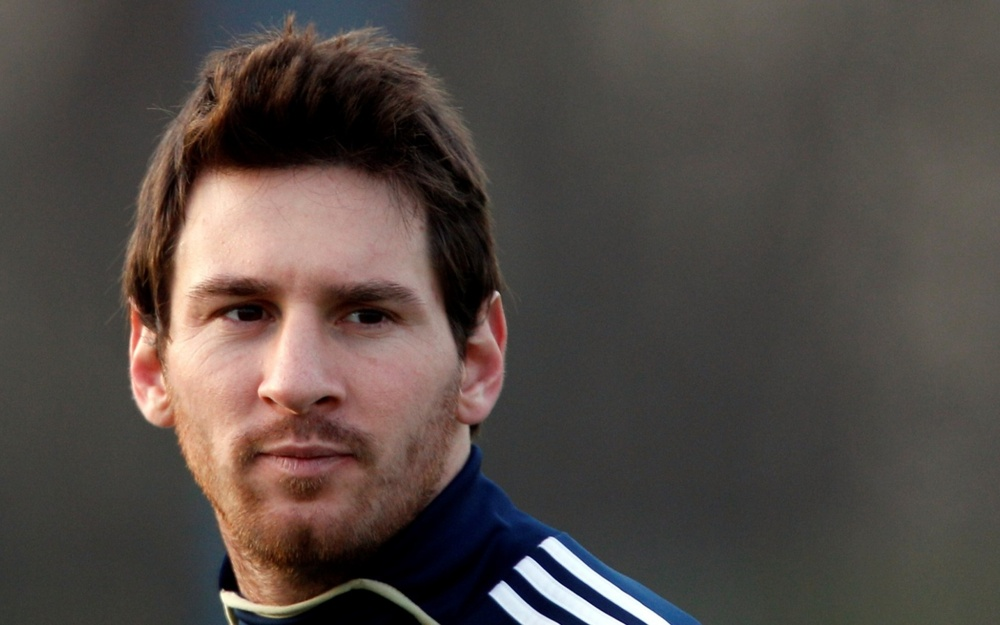
#> input picture OpenCV/dataset/training_data/s1/1.jpg, 1000 x 625 px, shrunk from 1680 x 1050 before the run; its folder holds only this picture in this run
$ python face_recognizer.py
#> lines starting #> are read from the running program, lines starting #| are printed output that depends on the picture
#导入OpenCV模块
import cv2
#导入os模块用于读取训练数据目录和路径
import os
# 导入numpy将python列表转换为numpy数组，OpenCV面部识别器需要它
import numpy as np

#我们的训练数据中没有标签0，因此索引/标签0的主题名称为空
subjects = ["", "messi", "cluo"]

#使用OpenCV用来检测脸部的函数
def detect_face(img):
    #将测试图像转换为灰度图像，因为opencv人脸检测器需要灰度图像
    gray = cv2.cvtColor(img, cv2.COLOR_BGR2GRAY)

    #加载OpenCV人脸检测器，我正在使用的是快速的LBP
    #还有一个更准确但缓慢的Haar分类器
    haar_path = '../cascade/lbp/lbpcascade_frontalface.xml'
    face_cascade = cv2.CascadeClassifier(haar_path)

    #让我们检测多尺度（一些图像可能比其他图像更接近相机）图像
    #结果是一张脸的列表
    faces = face_cascade.detectMultiScale(gray, scaleFactor=1.2, minNeighbors=5);

    #如果未检测到面部，则返回原始图像
    if (len(faces) == 0):
        return None, None

    #假设只有一张脸，
    #提取面部区域
    (x, y, w, h) = faces[0]

    #只返回图像的正面部分
    return gray[y:y+w, x:x+h], faces[0]

#该功能将读取所有人的训练图像，从每个图像检测人脸
#并将返回两个完全相同大小的列表，一个列表
# 每张脸的脸部和另一列标签
def prepare_training_data(data_folder_path):

    #------STEP-1--------
    #获取数据文件夹中的目录（每个主题的一个目录）
#> called with data_folder_path = '../dataset/training_data'
    dirs = os.listdir(data_folder_path)

    #列表来保存所有主题的面孔
    faces = []
    #列表以保存所有主题的标签
    labels = []

    #让我们浏览每个目录并阅读其中的图像
    for dir_name in dirs:

        #我们的主题目录以字母's'开头
        #如果有的话，忽略任何不相关的目录
        if not dir_name.startswith("s"):
            continue;

        #------STEP-2--------
        #从dir_name中提取主题的标签号
        #目录名称格式= slabel
        #，所以从dir_name中删除字母''会给我们标签
        label = int(dir_name.replace("s", ""))

        #建立包含当前主题主题图像的目录路径
        #sample subject_dir_path = "training-data/s1"
        subject_dir_path = data_folder_path + "/" + dir_name

        #获取给定主题目录内的图像名称
        subject_images_names = os.listdir(subject_dir_path)

        #------STEP-3--------
        #浏览每个图片的名称，阅读图片，
        #检测脸部并将脸部添加到脸部列表
        for image_name in subject_images_names:

            #忽略.DS_Store之类的系统文件
            if image_name.startswith("."):
                continue;

            #建立图像路径
            #sample image path = training-data/s1/1.pgm
            image_path = subject_dir_path + "/" + image_name

            #阅读图像
            image = cv2.imread(image_path)
#> image is the input picture: shape (625, 1000, 3); mean B, G, R 69.3, 73.9, 82.8

#             #显示图像窗口以显示图像
#             cv2.imshow("Training on image...", image)
#             cv2.waitKey(100)

            #侦测脸部
            face, rect = detect_face(image)
#> in detect_face, `faces = face_cascade.detectMultiScale(gray, scaleFactor=1.2, minNeighb..`: faces = [[121, 174, 368, 368]]
#> in detect_face, `(x, y, w, h) = faces[0]`: x = 121; y = 174; w = 368
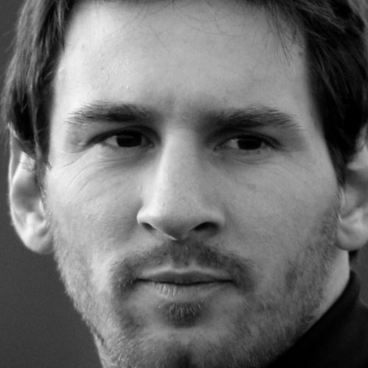
#> face: shape (368, 368); min 0, max 248, mean 109.6
#> rect = [121, 174, 368, 368]

            #------STEP-4--------
            #为了本教程的目的
            #我们将忽略未检测到的脸部
            if face is not None:
                #将脸添加到脸部列表
                faces.append(face)
                #为这张脸添加标签
                labels.append(label)
#> pass 2 of the loop in prepare_training_data, `for dir_name in dirs:`:
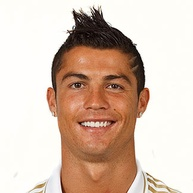
#> input picture OpenCV/dataset/training_data/s2/1.jpg, 193 x 193 px, shrunk from 324 x 324 before the run
#> in prepare_training_data, image is the input picture: shape (193, 193, 3); mean B, G, R 179.6, 194.2, 216
#> in detect_face (call 2), `gray = cv2.cvtColor(img, cv2.COLOR_BGR2GRAY)`:
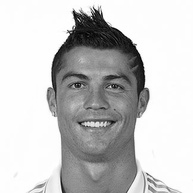
#> gray: shape (193, 193); min 1, max 255, mean 199.1
#> in detect_face (call 2), `faces = face_cascade.detectMultiScale(gray, scaleFactor=1.2, minNeighb..`: faces = [[45, 47, 101, 101]]
#> in detect_face (call 2), `(x, y, w, h) = faces[0]`: x = 45; y = 47; w = 101
#> in prepare_training_data, `face, rect = detect_face(image)`:
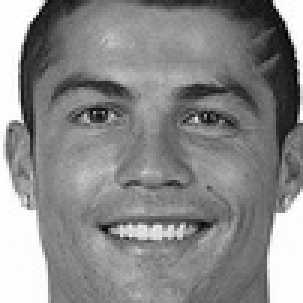
#> face: shape (101, 101) (shown 3 times larger); min 1, max 255, mean 137.5
#> in prepare_training_data, `face, rect = detect_face(image)`: rect = [45, 47, 101, 101]

    cv2.destroyAllWindows()
    cv2.waitKey(1)
    cv2.destroyAllWindows()

    return faces, labels


#让我们先准备好我们的训练数据
#数据将在两个相同大小的列表中
#一个列表将包含所有的面孔
#数据将在两个相同大小的列表中
print("Preparing data...")
faces, labels = prepare_training_data("../dataset/training_data")
#> faces = 2 items; labels = [1, 2]
print("Data prepared")

#打印总面部数和标签
print("Total faces: ", len(faces))
#| Total faces:  2
print("Total labels: ", len(labels))
#| Total labels:  2


# ----------------------- 面部检测完毕 -----------------------------------------------

# ----------------------- 下面是 面部识别 --------------------------------------------
#创建我们的LBPH人脸识别器
face_recognizer = cv2.face.LBPHFaceRecognizer_create()

#或者使用EigenFaceRecognizer替换上面的行
#face_recognizer = cv2.face.createEigenFaceRecognizer()

#或者使用FisherFaceRecognizer替换上面的行
#face_recognizer = cv2.face.createFisherFaceRecognizer()

#训练我们的面部识别器
face_recognizer.train(faces, np.array(labels))

#函数在图像上绘制矩形
#根据给定的（x，y）坐标和
#给定的宽度和高度
def draw_rectangle(img, rect):
    (x, y, w, h) = rect
    cv2.rectangle(img, (x, y), (x+w, y+h), (0, 255, 0), 2)

#函数在从图像开始绘制文本
#通过（x，y）坐标。
def draw_text(img, text, x, y):
    cv2.putText(img, text, (x, y), cv2.FONT_HERSHEY_PLAIN, 1.5, (0, 255, 0), 2)


def predict(test_img):
    #制作图像的副本，因为我们不想更改原始图像
    img = test_img.copy()
    #从图像中检测脸部
    face, rect = detect_face(img)

    #使用我们的脸部识别器预测图像
    label = face_recognizer.predict(face)[0]
    #获取由人脸识别器返回的相应标签的名称
    label_text = subjects[label]

    #在检测到的脸部周围画一个矩形
    draw_rectangle(img, rect)
    #画预计人的名字
    draw_text(img, label_text, rect[0], rect[1]-5)

    return img

print("Predicting images...")

# 加载测试图像
test_img1 = cv2.imread("../dataset/test_data/test1.jpg")
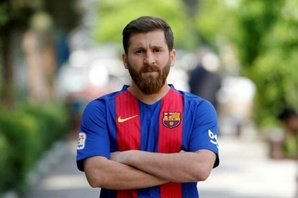
#> input picture OpenCV/dataset/test_data/test1.jpg, 298 x 198 px, shrunk from 500 x 333 before the run
#> test_img1 is the input picture: shape (198, 298, 3); mean B, G, R 107.9, 125.4, 127.8
test_img2 = cv2.imread("../dataset/test_data/test2.png")
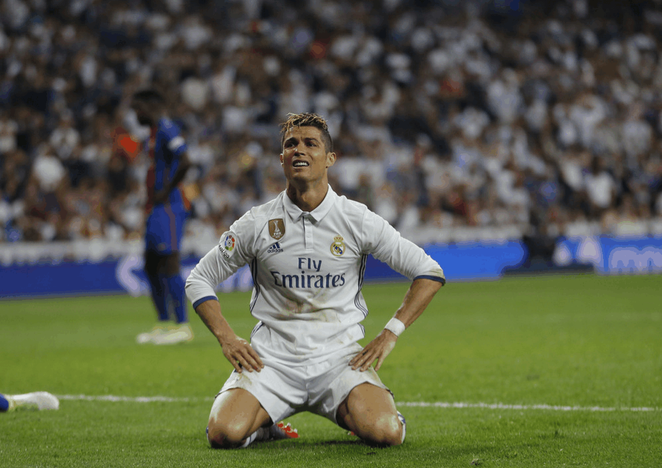
#> input picture OpenCV/dataset/test_data/test2.png, 662 x 468 px, shrunk from 1112 x 786 before the run
#> test_img2 is the input picture: shape (468, 662, 3); mean B, G, R 75.8, 96.7, 92.2

# [8 lines of commented-out code are left out]
predicted_img1 = predict(test_img1)
#> in detect_face (call 3), `gray = cv2.cvtColor(img, cv2.COLOR_BGR2GRAY)`:
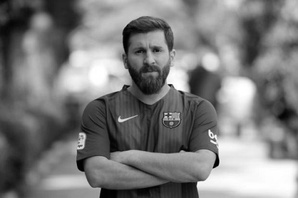
#> gray: shape (198, 298); min 0, max 255, mean 124.1
#> in detect_face (call 3), `faces = face_cascade.detectMultiScale(gray, scaleFactor=1.2, minNeighb..`: faces = [[123, 31, 53, 53]]
#> in detect_face (call 3), `(x, y, w, h) = faces[0]`: x = 123; y = 31; w = 53
#> in predict, `face, rect = detect_face(img)`: rect = [123, 31, 53, 53]
#> in predict, `label = face_recognizer.predict(face)[0]`: label = 1
#> in predict, `label_text = subjects[label]`: label_text = 'messi'
#> in draw_rectangle, `(x, y, w, h) = rect`: x = 123; y = 31; w = 53
predicted_img2 = predict(test_img2)
#> in detect_face (call 4), `gray = cv2.cvtColor(img, cv2.COLOR_BGR2GRAY)`:
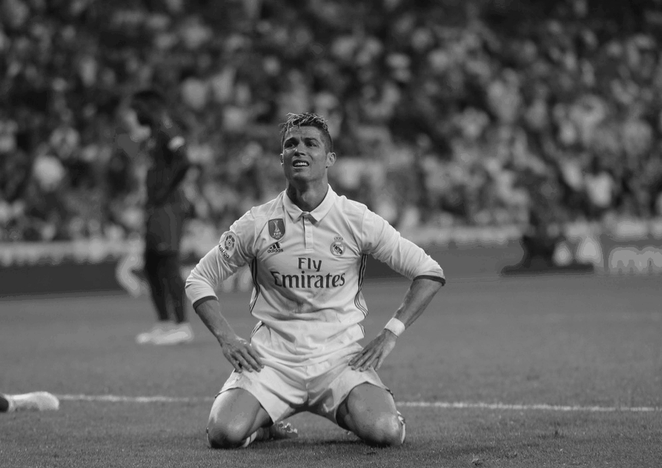
#> gray: shape (468, 662); min 10, max 241, mean 93
#> in detect_face (call 4), `faces = face_cascade.detectMultiScale(gray, scaleFactor=1.2, minNeighb..`: faces = [[274, 121, 56, 56]]
#> in detect_face (call 4), `(x, y, w, h) = faces[0]`: x = 274; y = 121; w = 56
#> in predict (call 2), `face, rect = detect_face(img)`:
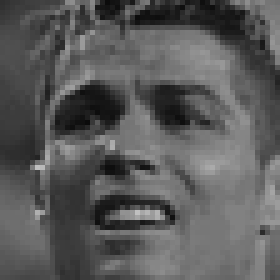
#> face: shape (56, 56) (shown 5 times larger); min 11, max 192, mean 90.4
#> in predict (call 2), `face, rect = detect_face(img)`: rect = [274, 121, 56, 56]
#> call 2 of draw_text, with text = 'messi', x = 274, y = 116
#> in draw_text (call 2), `cv2.putText(img, text, (x, y), cv2.FONT_HERSHEY_PLAIN, 1.5, (0, 255, 0..`:
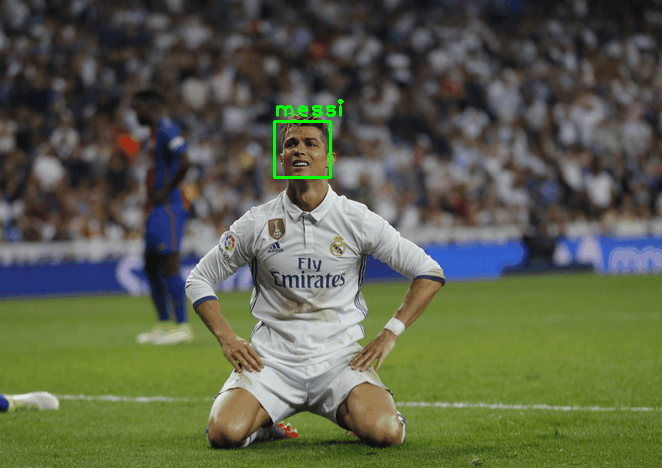
#> img: shape (468, 662, 3); mean B, G, R 75.6, 97.3, 91.9
print("Prediction complete")

#显示两个图像
cv2.imshow(subjects[1], predicted_img1)
cv2.imshow(subjects[2], predicted_img2)
cv2.waitKey(0)
cv2.destroyAllWindows()
cv2.waitKey(1)
cv2.destroyAllWindows()
